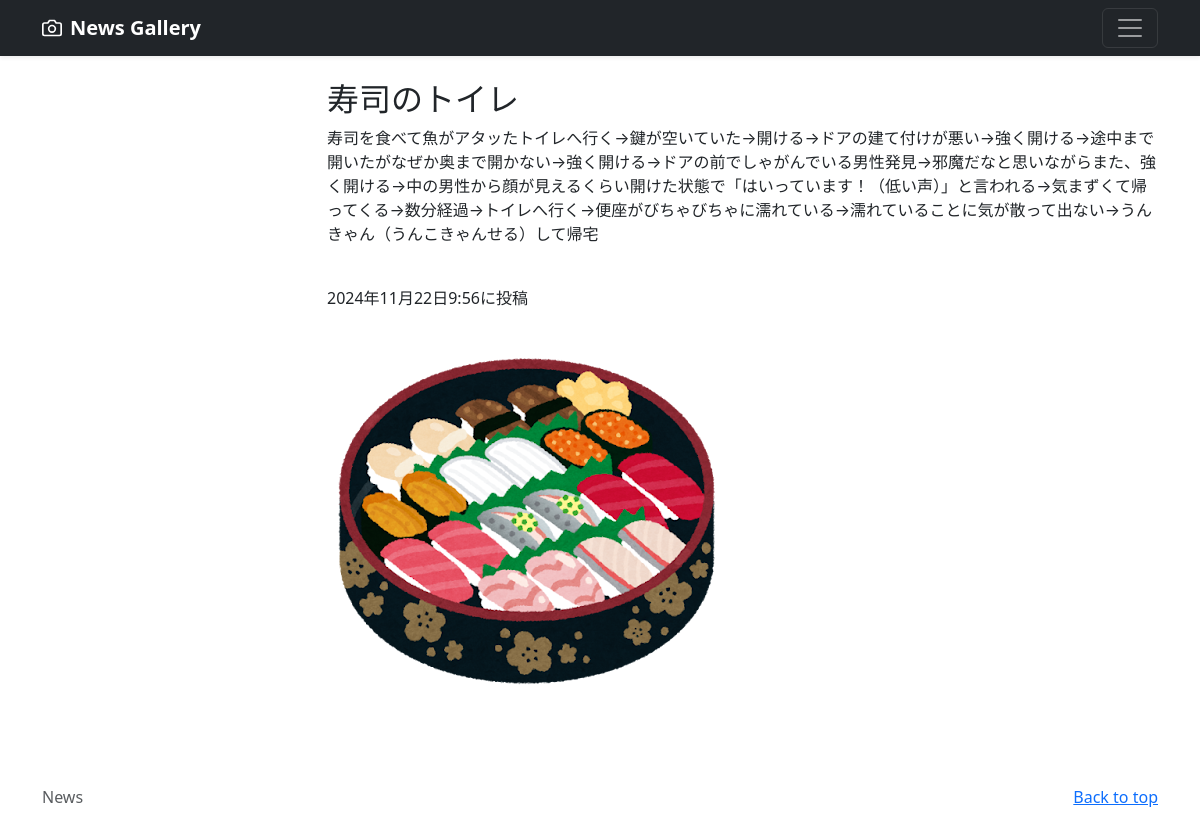
Page /news-detail/1 (signed in) on the committed database.
### newsapp/models.py (models this page shows, shortened)
class NewsPost(models.Model):
    user = models.ForeignKey(
        CustomUser,
        verbose_name='ユーザー',
        on_delete=models.CASCADE
        )
    category = models.ForeignKey(
        Category,
        verbose_name='カテゴリ',
        on_delete=models.PROTECT
        )
    title = models.CharField(
        verbose_name='タイトル', # フィールドのタイトル
        max_length=200        # 最大文字数は200
        )
    comment = models.TextField(
        verbose_name='コメント',  # フィールドのタイトル
        )
    image1 = models.ImageField(
        verbose_name='イメージ1',# フィールドのタイトル
        upload_to = 'photos'   # MEDIA_ROOT以下のphotosにファイルを保存
        )
    image2 = models.ImageField(
        verbose_name='イメージ2',# フィールドのタイトル
        upload_to = 'photos',  # MEDIA_ROOT以下のphotosにファイルを保存
        blank=True,            # フィールド値の設定は必須でない
        null=True              # データベースにnullが保存されることを許容
        )
    posted_at = models.DateTimeField(
        verbose_name='投稿日時', # フィールドのタイトル
        auto_now_add=True       # 日時を自動追加
        )

### newsapp/views.py (the view)
# urls.py: path('news-detail/<int:pk>',views.DetailView.as_view(),name ='news_detail'),
class DetailView(DetailView):
    template_name='detail.html'
    model = NewsPost

### newsapp/templates/detail.html (shortened to what this page needs)
{% extends 'base.html' %}
{% block contents %}
<br>
<div class ="container">
    <div class="row">
        <div class="col offset-3">
            <h2>{{ object.title }}</h2>
            <p>{{ object.comment }}</p>
            <br>
            <p>{{ object.posted_at }}に投稿</p>
            <p><img src={{ object.image1.url }}></img></p>
        </div>
    </div>
</div>
{% endblock %}

### rows in the picture
NewsPost: title "寿司のトイレ", comment "寿司を食べて魚がアタッたトイレへ行く→鍵が空いていた→開ける→ドアの建て付けが悪い→強く開ける→途中まで開いたがなぜか奥まで開かない→強く開ける→ドアの前でしゃがんでいる男性発見→邪魔だなと思いながらまた、強く開ける→中の男性から顔が見えるくらい開けた状態で「はいっています！（低い声）」と言われる→気まずくて帰ってくる→数分経過→トイレへ行く→便座がびちゃびちゃに濡れている→濡れていることに気が散って出ない→うんきゃん（うんこきゃんせる）して帰宅", posted_at "2024年11月22日9:56", image1 (picture)
